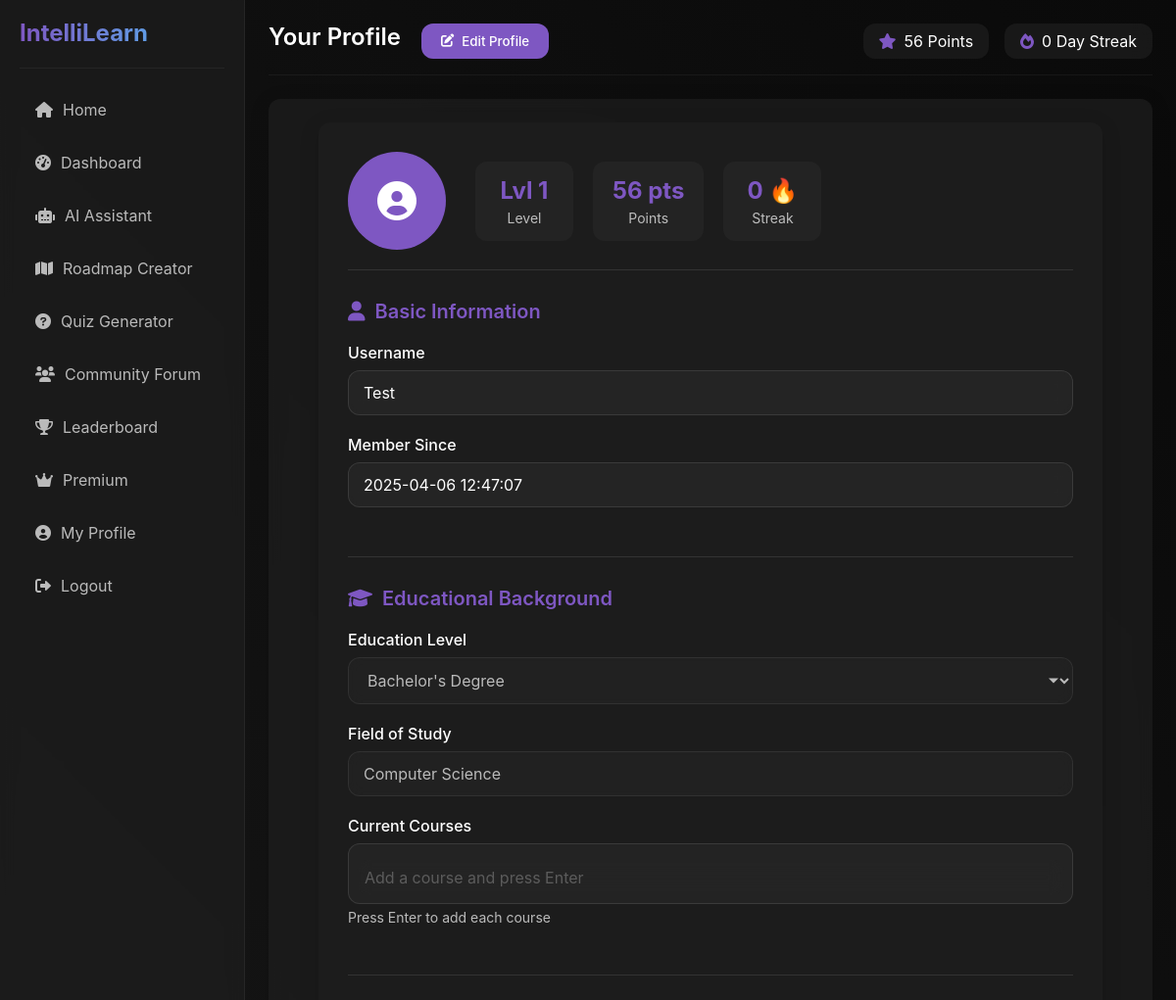
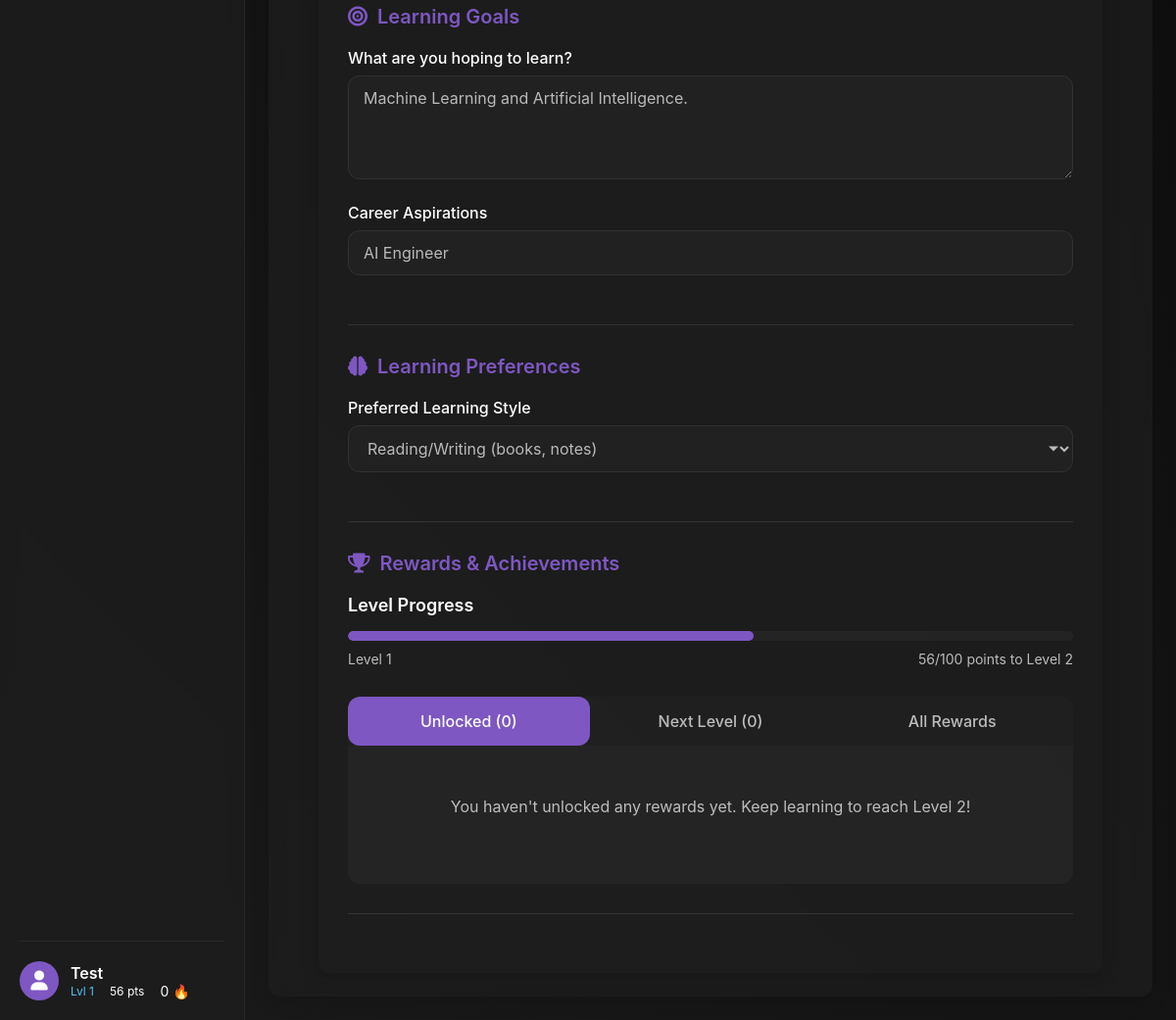
The page /profile (signed in) on the database as committed earlier (2 pictures, top to bottom).
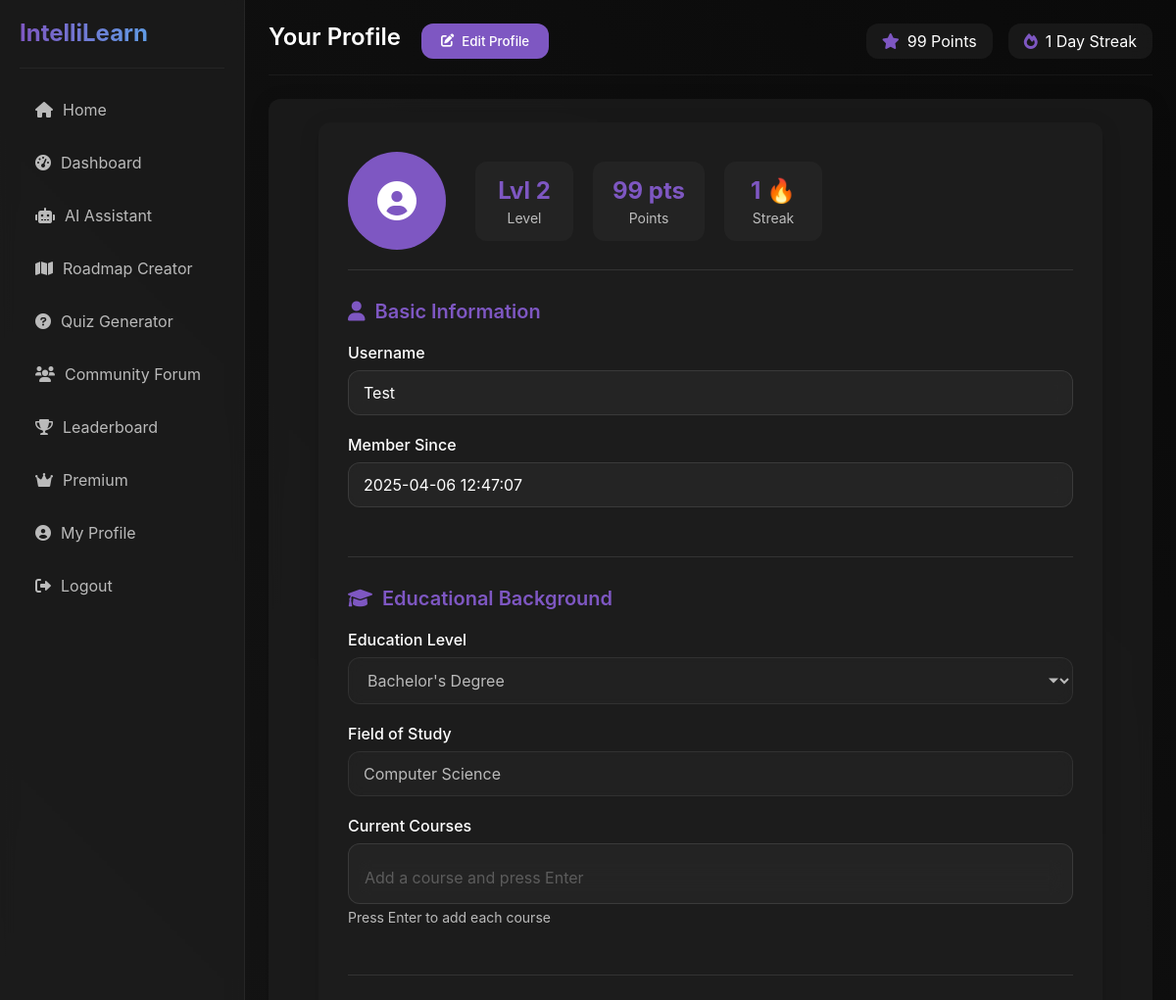
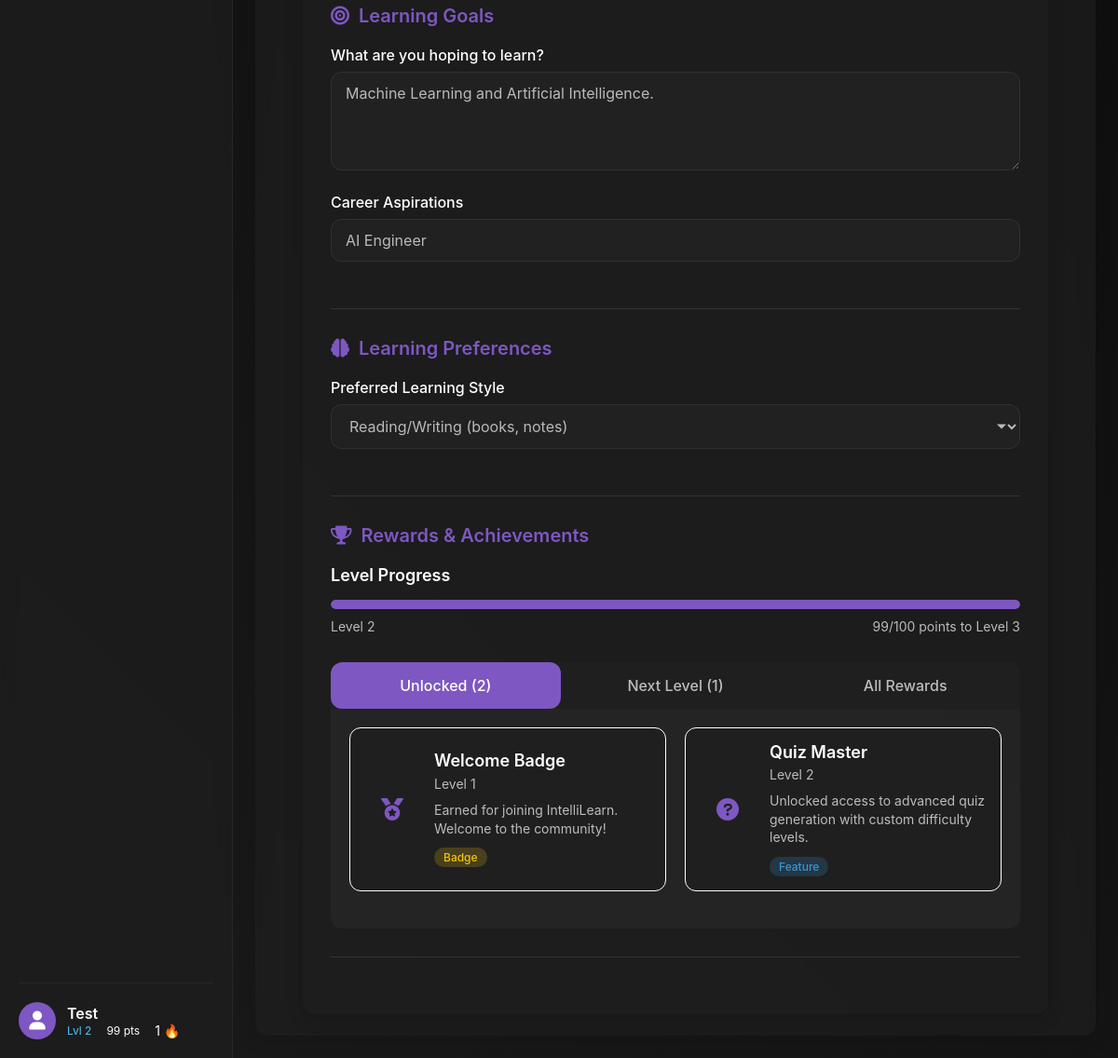
The same page on the database as committed later (2 pictures, top to bottom).
### models.py (models this page shows, shortened)
class User(db.Model):
    __tablename__ = 'users'
    id = db.Column(db.Integer, primary_key=True)
    username = db.Column(db.String(50), unique=True, nullable=False)
    password = db.Column(db.String(100), nullable=False)
    points = db.Column(db.Integer, default=0)
    level = db.Column(db.Integer, default=1)
    streak = db.Column(db.Integer, default=0)
    completed_topics = db.Column(db.Text, default='[]')  # JSON string of completed topics
    is_premium = db.Column(db.Boolean, default=False)
    premium_until = db.Column(db.DateTime, nullable=True)
    created_at = db.Column(db.DateTime, default=datetime.datetime.utcnow)
    education_level = db.Column(db.String(100), nullable=True)  # e.g., High School, Bachelor's, Master's
    field_of_study = db.Column(db.String(100), nullable=True)  # e.g., Computer Science, Biology
    current_courses = db.Column(db.Text, default='[]')  # JSON string of current courses
    learning_goals = db.Column(db.Text, nullable=True)  # Learning objectives
    career_goals = db.Column(db.String(200), nullable=True)  # Career aspirations
    preferred_learning_style = db.Column(db.String(50), nullable=True)  # e.g., Visual, Auditory, Reading/Writing
    roadmaps = db.relationship('Roadmap', backref='creator', lazy=True)
    forum_posts = db.relationship('ForumPost', backref='author', lazy=True)
    forum_comments = db.relationship('ForumComment', backref='author', lazy=True)
    chat_messages = db.relationship('ChatMessage', backref='user', lazy=True)
    def get_completed_topics(self):
        if self.completed_topics:
            return json.loads(self.completed_topics)
        return []
    def get_current_courses(self):
        if self.current_courses:
            return json.loads(self.current_courses)
        return []
    def to_dict(self):
        return {
            'id': self.id,
            'username': self.username,
            'points': self.points,
            'level': self.level,
            'streak': self.streak,
            'completed_topics': self.get_completed_topics(),
            'is_premium': self.is_premium,
            'premium_until': self.premium_until.isoformat() if self.premium_until else None,
            'education_level': self.education_level,
            'field_of_study': self.field_of_study,
            'current_courses': self.get_current_courses(),
            'learning_goals': self.learning_goals,
            'career_goals': self.career_goals,
            'preferred_learning_style': self.preferred_learning_style
        }
    def get_rewards(self):
        rewards = UserReward.query.filter(UserReward.level <= self.level, UserReward.is_active == True).all()
        return [reward.to_dict() for reward in rewards]
    def get_next_rewards(self):
        next_rewards = UserReward.query.filter(UserReward.level == self.level + 1, UserReward.is_active == True).all()
        return [reward.to_dict() for reward in next_rewards]
    def get_all_rewards(self):
        rewards = []
        all_rewards = UserReward.query.filter(UserReward.level <= 10, UserReward.is_active == True).order_by(UserReward.level).all()
        for reward in all_rewards:
            reward_dict = reward.to_dict()
            reward_dict['unlocked'] = reward.level <= self.level
            rewards.append(reward_dict)
        return rewards

class UserReward(db.Model):
    __tablename__ = 'user_rewards'
    id = db.Column(db.Integer, primary_key=True)
    level = db.Column(db.Integer, nullable=False)
    name = db.Column(db.String(100), nullable=False)
    description = db.Column(db.Text, nullable=False)
    reward_type = db.Column(db.String(50), nullable=False)  # 'feature', 'badge', 'token', etc.
    icon = db.Column(db.String(50), nullable=True)  # Font Awesome icon class
    is_active = db.Column(db.Boolean, default=True)
    def to_dict(self):
        return {
            'id': self.id,
            'level': self.level,
            'name': self.name,
            'description': self.description,
            'reward_type': self.reward_type,
            'icon': self.icon,
            'is_active': self.is_active
        }

### app.py (the view)
@app.route('/profile')
@login_required
def profile():
    username = session['username']
    user = User.query.filter_by(username=username).first()
    unlocked_rewards = user.get_rewards()
    next_level_rewards = user.get_next_rewards()
    all_rewards = user.get_all_rewards()
    current_level_points = (user.level - 1) * 100
    next_level_points = user.level * 100
    level_progress = ((user.points - current_level_points) / 100) * 100  # As percentage
    notifications = session.pop('notifications', [])
    return render_template('profile.html',
                          user=user,
                          unlocked_rewards=unlocked_rewards,
                          next_level_rewards=next_level_rewards,
                          all_rewards=all_rewards,
                          level_progress=level_progress,
                          notifications=notifications)

### templates/profile.html (shortened to what this page needs)
{% extends "base.html" %}
{% block page_title %}
    Your Profile
    <div class="page-actions">
        <button class="btn btn-primary btn-sm" id="edit-profile-btn">
            <i class="fas fa-edit"></i> Edit Profile
        </button>
    </div>
{% endblock %}
{% block content %}
<div class="profile-container">
    <div class="profile-header">
        <div class="profile-avatar">
            <i class="fas fa-user-circle"></i>
        </div>
        <div class="profile-stats">
            <div class="stat-box">
                <div class="stat-value user-level">Lvl {{ user.level }}</div>
                <div class="stat-label">Level</div>
            </div>
            <div class="stat-box">
                <div class="stat-value user-points">{{ user.points }} pts</div>
                <div class="stat-label">Points</div>
            </div>
            <div class="stat-box">
                <div class="stat-value">{{ user.streak }} 🔥</div>
                <div class="stat-label">Streak</div>
            </div>
        </div>
    </div>
    <div class="profile-form">
        <form id="profile-form" method="post" action="{{ url_for('update_profile') }}">
            <div class="form-section">
                <h3><i class="fas fa-user"></i> Basic Information</h3>
                <div class="form-group">
                    <label for="username">Username</label>
                    <input type="text" id="username" name="username" value="{{ user.username }}" readonly>
                </div>
                <div class="form-group">
                    <label for="member-since">Member Since</label>
                    <input type="text" id="member-since" value="{{ user.created_at|timestamp_format }}" readonly>
                </div>
            </div>
            <div class="form-section">
                <h3><i class="fas fa-graduation-cap"></i> Educational Background</h3>
                <div class="form-group">
                    <label for="education-level">Education Level</label>
                    <select id="education-level" name="education_level" disabled>
                        <option value="Bachelor's Degree" {% if user.education_level == "Bachelor's Degree" %}selected{% endif %}>Bachelor's Degree</option>
                    </select>
                </div>
                <div class="form-group">
                    <label for="field-of-study">Field of Study</label>
                    <input type="text" id="field-of-study" name="field_of_study" value="{{ user.field_of_study }}" placeholder="E.g. Computer Science, Biology, Literature" disabled>
                </div>
                <div class="form-group">
                    <label for="current-courses">Current Courses</label>
                    <div class="input-tags-container">
                        <input type="text" id="current-courses" placeholder="Add a course and press Enter" disabled>
                    </div>
                    <small class="form-help">Press Enter to add each course</small>
                </div>
            </div>
            <div class="form-section">
                <h3><i class="fas fa-bullseye"></i> Learning Goals</h3>
                <div class="form-group">
                    <label for="learning-goals">What are you hoping to learn?</label>
                    <textarea id="learning-goals" name="learning_goals" rows="4" placeholder="Describe your learning objectives" disabled>{{ user.learning_goals }}</textarea>
                </div>
                <div class="form-group">
                    <label for="career-goals">Career Aspirations</label>
                    <input type="text" id="career-goals" name="career_goals" value="{{ user.career_goals }}" placeholder="E.g. Software Engineer, Data Scientist, Teacher" disabled>
                </div>
            </div>
            <div class="form-section">
                <h3><i class="fas fa-brain"></i> Learning Preferences</h3>
                <div class="form-group">
                    <label for="learning-style">Preferred Learning Style</label>
                    <select id="learning-style" name="preferred_learning_style" disabled>
                        <option value="Reading/Writing" {% if user.preferred_learning_style == "Reading/Writing" %}selected{% endif %}>Reading/Writing (books, notes)</option>
                    </select>
                </div>
            </div>
        </form>
    </div>
    <div class="form-section">
        <h3><i class="fas fa-trophy"></i> Rewards & Achievements</h3>
        <div class="rewards-container">
            <div class="level-progress-section">
                <h4>Level Progress</h4>
                <div class="level-progress-container">
                    <div class="level-progress-bar">
                        <div class="level-progress-fill" style="width: {{ level_progress }}%;"></div>
                    </div>
                    <div class="level-progress-info">
                        <span>Level {{ user.level }}</span>
                        <span>{{ user.points % 100 }}/100 points to Level {{ user.level + 1 }}</span>
                    </div>
                </div>
            </div>
            <div class="rewards-tabs">
                <div class="tabs-header">
                    <button class="tab-btn active" data-tab="unlocked">Unlocked ({{ unlocked_rewards|length }})</button>
                    <button class="tab-btn" data-tab="next">Next Level ({{ next_level_rewards|length }})</button>
                    <button class="tab-btn" data-tab="all">All Rewards</button>
                </div>
                <div class="tabs-content">
                    <div class="tab-pane active" id="unlocked-rewards">
                        {% if unlocked_rewards %}
                            <div class="rewards-grid">
                                {% for reward in unlocked_rewards %}
                                    <div class="reward-card unlocked">
                                        <div class="reward-icon">
                                            <i class="fas fa-{{ reward.icon }}"></i>
                                        </div>
                                        <div class="reward-info">
                                            <h5>{{ reward.name }}</h5>
                                            <div class="reward-level">Level {{ reward.level }}</div>
                                            <p>{{ reward.description }}</p>
                                            <span class="reward-type {{ reward.reward_type }}">{{ reward.reward_type|capitalize }}</span>
                                        </div>
                                    </div>
                                {% endfor %}
                            </div>
                        {% else %}
                            <div class="empty-state">
                                <p>You haven't unlocked any rewards yet. Keep learning to reach Level 2!</p>
                            </div>
                        {% endif %}
                    </div>
                            {% set current_level = 0 %}
                </div>
            </div>
        </div>
    </div>
</div>
{% endblock %}

### templates/base.html (shortened to what this page needs)
<!DOCTYPE html>
<html lang="en">
<head>
    <link rel="stylesheet" href="{{ url_for('static', filename='css/style.css') }}">
    <link rel="stylesheet" href="https://cdnjs.cloudflare.com/ajax/libs/font-awesome/6.0.0/css/all.min.css">
</head>
<body>
    <div class="app-container">
        <nav class="sidebar">
            <div class="sidebar-header">
                <h1 class="logo">IntelliLearn</h1>
            </div>
            <ul class="sidebar-menu">
                {% if 'username' in session %}
                <li><a href="{{ url_for('dashboard') }}"><i class="fas fa-home"></i> Home</a></li>
                <li><a href="{{ url_for('dashboard') }}"><i class="fas fa-tachometer-alt"></i> Dashboard</a></li>
                <li><a href="{{ url_for('ai_chat') }}"><i class="fas fa-robot"></i> AI Assistant</a></li>
                <li><a href="{{ url_for('roadmap_creator') }}"><i class="fas fa-map"></i> Roadmap Creator</a></li>
                <li><a href="{{ url_for('quiz_generator') }}"><i class="fas fa-question-circle"></i> Quiz Generator</a></li>
                <li><a href="{{ url_for('forum') }}"><i class="fas fa-users"></i> Community Forum</a></li>
                <li><a href="{{ url_for('leaderboard') }}"><i class="fas fa-trophy"></i> Leaderboard</a></li>
                <li><a href="{{ url_for('premium') }}"><i class="fas fa-crown"></i> Premium</a></li>
                <li><a href="{{ url_for('profile') }}"><i class="fas fa-user-circle"></i> My Profile</a></li>
                <li><a href="{{ url_for('logout') }}"><i class="fas fa-sign-out-alt"></i> Logout</a></li>
                {% else %}
                <li><a href="{{ url_for('index') }}"><i class="fas fa-home"></i> Home</a></li>
                <li><a href="{{ url_for('login') }}"><i class="fas fa-sign-in-alt"></i> Login</a></li>
                <li><a href="{{ url_for('signup') }}"><i class="fas fa-user-plus"></i> Sign Up</a></li>
                {% endif %}
            </ul>
            {% if 'username' in session %}
            <a href="{{ url_for('profile') }}" class="user-info-link">
                <div class="user-info">
                    <div class="user-avatar">
                        <i class="fas fa-user"></i>
                    </div>
                    <div class="user-details">
                        <div class="username">{{ user.username }}</div>
                        <div class="user-stats">
                            <span class="user-level" title="Current Level">Lvl {{ user.level }}</span>
                            <span class="user-points" title="Points">{{ user.points }} pts</span>
                            <span class="user-streak" title="Current Streak">{{ user.streak }} 🔥</span>
                        </div>
                    </div>
                </div>
            </a>
            {% endif %}
        </nav>
        <main class="content">
            <div class="content-header">
                <div class="page-title">
                    <h2>{% block page_title %}IntelliLearn{% endblock %}</h2>
                </div>
                {% if 'username' in session %}
                <div class="user-stats">
                    <div class="stat">
                        <i class="fas fa-star"></i>
                        <span>{% if user is defined %}{{ user.points }} Points{% else %}0 Points{% endif %}</span>
                    </div>
                    <div class="stat">
                        <i class="fas fa-fire"></i>
                        <span>{% if user is defined %}{{ user.streak }} Day Streak{% else %}0 Day Streak{% endif %}</span>
                    </div>
                </div>
                {% endif %}
            </div>
            <div class="content-body">
                {% block content %}{% endblock %}
            </div>
        </main>
    </div>
</body>
</html>

Rows that differ between the two databases and show on the page:
changed User "Test": level "1" → "2"; points "56" → "99"; streak "0" → "1"; user.points%100 "56" → "99"; user.level+1 "2" → "3"
added UserReward: name "Welcome Badge", level "1", description "Earned for joining IntelliLearn. Welcome to the community!", reward_type "Badge"
added UserReward: name "Quiz Master", level "2", description "Unlocked access to advanced quiz generation with custom difficulty levels.", reward_type "Feature"
Other text that changed with them:
{{ level_progress }}: 56.00000000000001 → -1.0 (drawn)
{{ unlocked_rewards|length }}: "0" → "2"
{{ next_level_rewards|length }}: "0" → "1"
text no longer shown: "You haven't unlocked any rewards yet. Keep learning to reach Level 2!"
